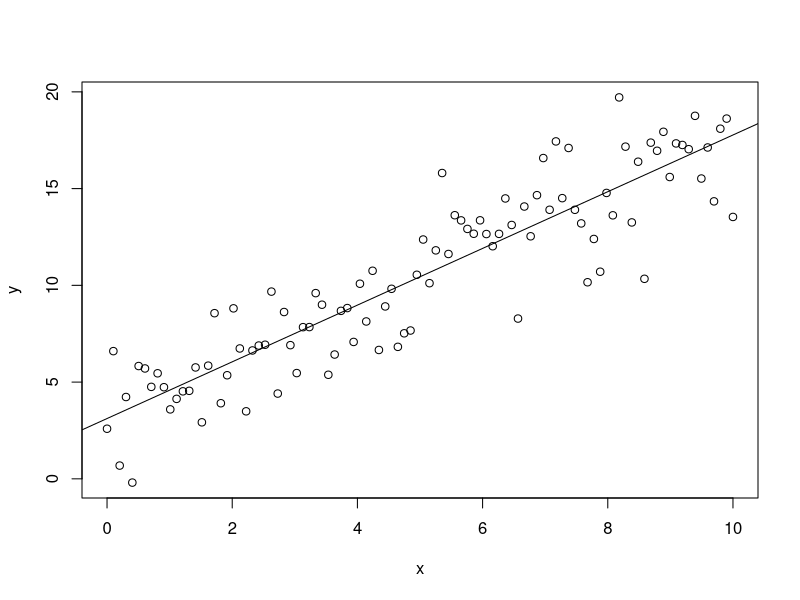
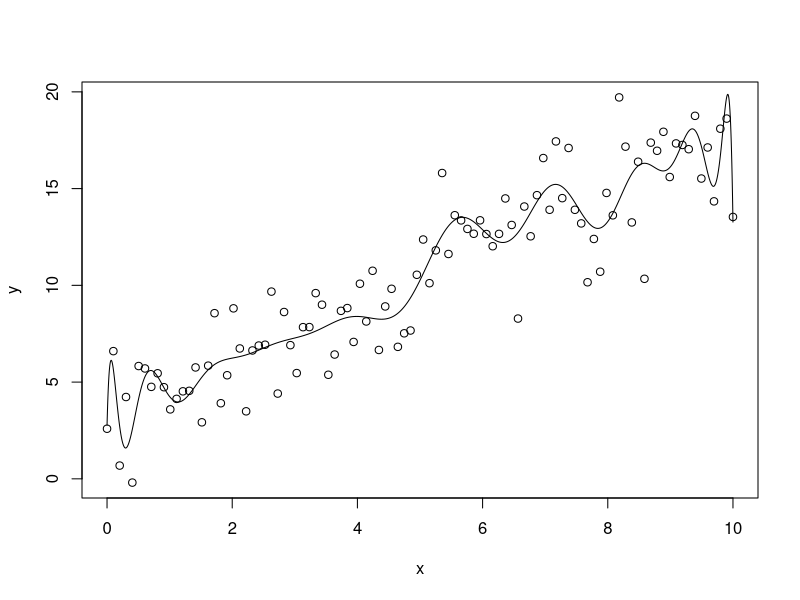
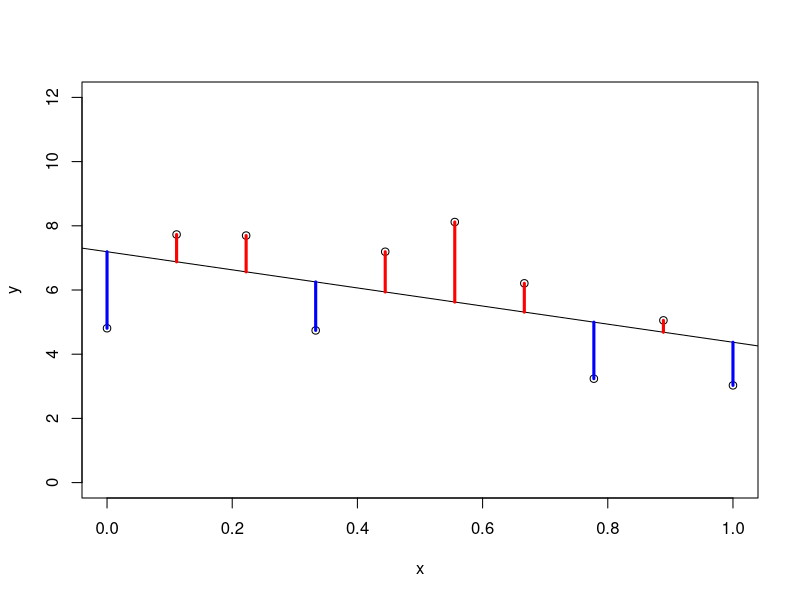

Write the R code that produced these figures, in order.
setwd("C:/Users/Adam/workspace/Wharton_Stat_422_722/lectures/lec01")
library(data.table)
#http://www4.stat.ncsu.edu/~boos/var.select/baseball.html
X = fread("baseball.csv")
X

# mod = lm(salary_thou ~ ., X)
# summary(mod)
# 
# mod = lm(log(salary_thou) ~ ., X)
# summary(mod)

n = 100
sigma = 2
set.seed(422.722)

x = seq(0, 10, length.out = n)
f_of_x = 3 + 1.5 * x #true... pretend it's hidden
e = rnorm(n, 0, sigma)
y = f_of_x + e
Xy = data.frame(x, y) #make dataframe

#parametric view: assume simple model: the straight line
mod = lm(y ~ ., Xy)
plot(x, y)
abline(mod)

#nonparametric view: allow model to be complex

mod = lm(y ~ poly(x, 20), Xy)
plot(x, y)
xstars = seq(min(x), max(x), length.out = 10000)
yhats = predict(mod, data.frame(x = xstars))
points(xstars, yhats, type = "l")



#example fits
n = 10
sigma = 2
set.seed(401)

x = seq(0, 1, length.out = 10)
y = 5 + 2 * x + rnorm(n, 0, sigma)
plot(x, y, ylim = c(0, 12))
mod = lm(y ~ x)
yhats = predict(mod, data.frame(x = x))
abline(mod)
for (i in 1 : 10){
 segments(x[i], y[i], x[i], yhats[i], 
          lwd = 3,
          col = ifelse(y[i] - yhats[i] < 0, "blue", "red")) 
}
